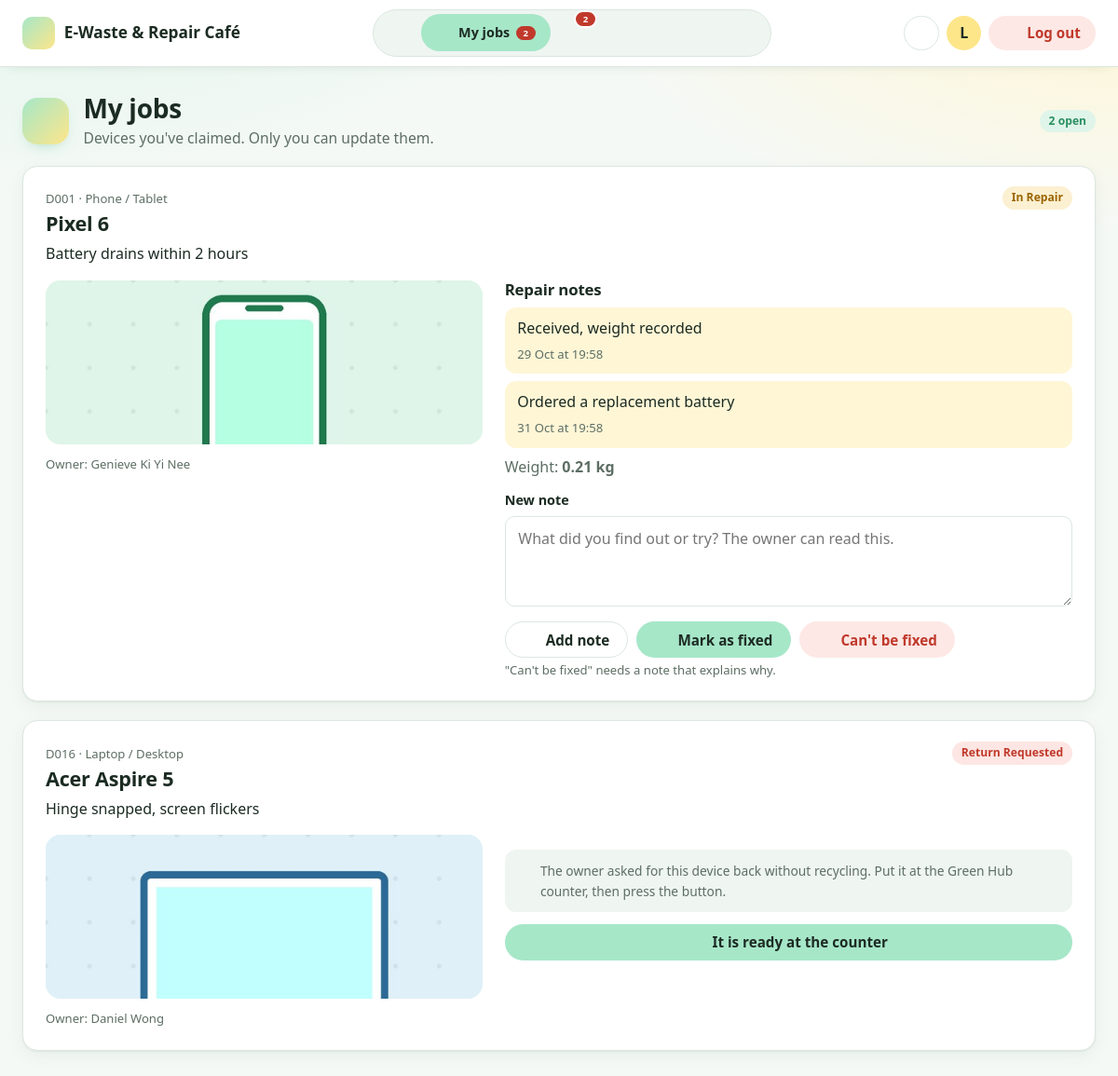
The page /volunteer/my_jobs.php (signed in) on the database its author committed.
### tables this page shows
CREATE TABLE `devices` (
  `deviceID` varchar(10) NOT NULL,
  `submitted_by` varchar(10) NOT NULL,
  `categoryID` varchar(10) NOT NULL,
  `claimed_by` varchar(10) DEFAULT NULL,
  `processed_by` varchar(10) DEFAULT NULL,
  `device_name` varchar(100) NOT NULL,
  `fault_description` varchar(255) NOT NULL,
  `photo_path` varchar(255) NOT NULL,
  `weight_kg` decimal(6,2) DEFAULT NULL,
  `status` enum('Submitted','Cancelled','Dropped Off','Claimed','In Repair','Ready for Collection','Completed','Pending Consent','Return Requested','Awaiting Recycle','Recycled','Returned Unrepaired','Collected Unrepaired','Disposed','Returned Unclaimed') NOT NULL DEFAULT 'Submitted',
  `disposal_method` enum('Certified e-waste recycler','Battery take-back programme','Metal recovery','Harvest parts for repair stock') DEFAULT NULL,
  `terms_accepted` tinyint(1) NOT NULL,
  `recycle_consent` tinyint(1) DEFAULT NULL,
  `submitted_at` datetime NOT NULL DEFAULT current_timestamp(),
  `status_changed_at` datetime NOT NULL DEFAULT current_timestamp(),
  CONSTRAINT `chk_dev_weight` CHECK (`weight_kg` IS NULL OR (`weight_kg` > 0 AND `weight_kg` <= 50)),
  CONSTRAINT `chk_dev_terms` CHECK (`terms_accepted` = 1)
);

CREATE TABLE `categories` (
  `categoryID` varchar(10) NOT NULL,
  `category_name` varchar(50) NOT NULL,
  `multiplier` decimal(7,2) NOT NULL,
  `max_points` int(11) NOT NULL,
  `is_active` tinyint(1) NOT NULL DEFAULT 1,
  CONSTRAINT `chk_cat_multiplier` CHECK (`multiplier` > 0),
  CONSTRAINT `chk_cat_max` CHECK (`max_points` > 0)
);

CREATE TABLE `users` (
  `tp_number` varchar(10) NOT NULL,
  `name` varchar(100) NOT NULL,
  `email` varchar(100) NOT NULL,
  `password` varchar(255) NOT NULL,
  `phone` varchar(15) NOT NULL,
  `is_active` tinyint(1) NOT NULL DEFAULT 1,
  `created_at` datetime NOT NULL DEFAULT current_timestamp()
);

### includes/functions.php (called while the page is built, shortened)
<?php
require_once __DIR__ . '/icons.php';
function e($value)
{
    return htmlspecialchars((string) $value, ENT_QUOTES, 'UTF-8');
}
function db_all($conn, $sql, $types = '', $params = [])
{
    $stmt = $conn->prepare($sql);
    if ($types !== '') $stmt->bind_param($types, ...$params);
    $stmt->execute();
    $result = $stmt->get_result();
    return $result->fetch_all(MYSQLI_ASSOC);
}
function status_class($status)
{
    return 'status-' . strtolower(str_replace(' ', '-', $status));
}
function sql_list($values)
{
    return "'" . implode("', '", $values) . "'";
}
function overdue_sql($statuses, $alias = '')
{
    return $alias . 'status IN (' . sql_list($statuses) . ') AND ' . $alias . 'status_changed_at < NOW() - INTERVAL ' . DEADLINE_DAYS . ' DAY';
}
function require_role($conn, $role, $root)
{
    check_collection_deadlines($conn);
}

### includes/collection_deadlines.php (called while the page is built, shortened)
<?php
function check_collection_deadlines($conn)
{
    require_once __DIR__ . '/volunteer_logic.php';
    $devices = db_all($conn,
        "SELECT deviceID, device_name, status, submitted_by, claimed_by FROM devices WHERE " . overdue_sql(WAITING_FOR_ACTION));
}

### includes/volunteer_logic.php (called while the page is built, shortened)
<?php
function vol_kg($value)
{
    return rtrim(rtrim(number_format((float) $value, 2, '.', ''), '0'), '.') . ' kg';
}
function vol_photo_url($path)
{
    return is_file(__DIR__ . '/../' . $path) ? '../' . $path : null;
}
function vol_my_jobs($conn, $me)
{
    return db_all($conn,
        "SELECT d.deviceID, d.device_name, d.fault_description, d.photo_path, d.weight_kg,
                d.status, d.status_changed_at, c.category_name, u.name AS owner_name
           FROM devices d
           JOIN categories c ON c.categoryID = d.categoryID
           JOIN users u ON u.tp_number = d.submitted_by
          WHERE d.claimed_by = ? AND d.status IN ('Claimed', 'In Repair', 'Return Requested')
          ORDER BY d.status_changed_at ASC, d.deviceID ASC", 's', [$me]);
}
function vol_job_notes($conn, $device_id)
{
    return db_all($conn,
        "SELECT remarks, changed_at FROM device_status_history
          WHERE deviceID = ? AND new_status = 'In Repair' AND remarks IS NOT NULL
          ORDER BY changed_at ASC, historyID ASC", 's', [$device_id]);
}

### volunteer/my_jobs.php (the view, shortened to what this page needs)
<?php
require '../config/db.php';
require '../includes/functions.php';
require_once '../includes/volunteer_logic.php';
require_role($conn, 'volunteer', '../');
$me = $_SESSION['tp_number'];
$jobs = vol_my_jobs($conn, $me);
require '../includes/volunteer_top.php';
?>
<?php if (!$jobs): ?>
    <div class="card"><?php empty_state('check', 'No open jobs. Claim a device from the Repair queue to get started.', '<a class="btn btn-primary" href="repair_queue.php">Open repair queue</a>') ?></div>
<?php else: ?>
    <?php foreach ($jobs as $j):
        $status = $j['status'];
        $photo  = vol_photo_url($j['photo_path']);
        $notes  = $status === 'In Repair' ? vol_job_notes($conn, $j['deviceID']) : [];
        $dom    = e($j['deviceID']);
    ?>
        <article class="card v-job" id="job-<?= $dom ?>">
            <header class="v-job-head">
                <div>
                    <small class="muted"><?= $dom ?> · <?= e($j['category_name']) ?></small>
                    <h2><?= e($j['device_name']) ?></h2>
                    <p class="m-0"><?= e($j['fault_description']) ?></p>
                </div>
                <span class="badge <?= e(status_class($status)) ?>"><?= e($status) ?></span>
            </header>
            <div class="v-job-body">
                <div>
                    <div class="v-thumb v-thumb-big">
                        <?php if ($photo): ?><img src="<?= e($photo) ?>" alt="Photo of <?= e($j['device_name']) ?>" loading="lazy"><?php else: ?><?= icon('device') ?><?php endif; ?>
                    </div>
                    <small class="muted">Owner: <?= e($j['owner_name']) ?></small>
                </div>
                <div>
                <?php if ($status === 'Claimed'): ?>
                    <p class="hint"><?= icon('alert') ?> Collect it from the Green Hub, then confirm that you received it.</p>
                    <form method="post" action="my_jobs.php" novalidate data-validate>
                        <?= csrf_field() ?>
                        <input type="hidden" name="device_id" value="<?= $dom ?>">
                        <input type="hidden" name="action" value="receive">
                        <div class="field">
                            <label for="w-<?= $dom ?>">Weight (kg)</label>
                            <input type="number" id="w-<?= $dom ?>" name="weight_kg" min="0.01" max="50" step="0.01" required
                                   value="<?= e($j['weight_kg'] ?? '') ?>" placeholder="e.g. 0.25">
                            <small class="field-hint">Weigh it at the Green Hub. The points are worked out from it.</small>
                        </div>
                        <button type="submit" class="btn btn-primary btn-block"><?= icon('check') ?> Confirm receipt &amp; start repair</button>
                    </form>
                <?php elseif ($status === 'In Repair'): ?>
                    <h3>Repair notes</h3>
                    <?php foreach ($notes as $n): ?>
                        <div class="v-note">
                            <p><?= e($n['remarks']) ?></p>
                            <small class="muted"><?= e(date('j M \a\t H:i', strtotime($n['changed_at']))) ?></small>
                        </div>
                    <?php endforeach; ?>
                    <p class="muted">
                        <?= $j['weight_kg'] !== null ? 'Weight: <strong>' . e(vol_kg($j['weight_kg'])) . '</strong>'
                                                     : 'Weight not recorded yet. It is needed before you can mark the device as fixed.' ?>
                    </p>
                    <form method="post" action="my_jobs.php" class="v-note-form">
                        <div class="field">
                            <label for="note-<?= $dom ?>">New note</label>
                            <textarea id="note-<?= $dom ?>" name="note" rows="3" maxlength="<?= VOL_NOTE_MAX ?>"
                                      placeholder="What did you find out or try? The owner can read this."></textarea>
                        </div>
                        <div class="btn-row mt-0">
                            <button type="submit" name="action" value="note" class="btn btn-outline"><?= icon('edit') ?> Add note</button>
                            <button type="submit" name="action" value="fixed" class="btn btn-primary"
                                    onclick="return confirm('Mark this device as fixed? The owner will be told to collect it.');"><?= icon('check') ?> Mark as fixed</button>
                            <button type="submit" name="action" value="cannot" class="btn btn-danger"
                                    onclick="return confirm('Mark as NOT fixable? Your note is sent to the owner as the reason.');"><?= icon('x') ?> Can't be fixed</button>
                        </div>
                        <small class="muted">"Can't be fixed" needs a note that explains why.</small>
                    </form>
                <?php else:  ?>
                    <p class="hint"><?= icon('alert') ?> The owner asked for this device back without recycling. Put it at the Green Hub counter, then press the button.</p>
                    <form method="post" action="my_jobs.php">
                        <button type="submit" class="btn btn-primary btn-block"><?= icon('check') ?> It is ready at the counter</button>
                    </form>
                <?php endif; ?>
                </div>
            </div>
        </article>
    <?php endforeach; ?>
<?php endif; ?>
<?php require '../includes/bottom.php'; ?>

### includes/icons.php (shortened to what this page needs)
<?php
function icon($name, $class = '')
{
    $svg = $paths[$name] ?? $paths['box'];
    return '<svg class="icon ' . $class . '" viewBox="0 0 24 24" aria-hidden="true" focusable="false">' . $svg . '</svg>';
}

### rows shown on the page
devices: deviceID "D001", categoryID.category_name "Phone / Tablet", device_name "Pixel 6", fault_description "Battery drains within 2 hours", status "In Repair", photo_path (picture), submitted_by.name "Genieve Ki Yi Nee", remarks "Received, weight recorded", changed_at "29 Oct at 19:58", remarks "Ordered a replacement battery", changed_at "31 Oct at 19:58", weight_kg "0.21 kg", note "What did you find out or try? The owner can read this."
devices: deviceID "D016", categoryID.category_name "Laptop / Desktop", device_name "Acer Aspire 5", fault_description "Hinge snapped, screen flickers", status "Return Requested", photo_path (picture), submitted_by.name "Daniel Wong"

### other values the page prints
$nav_label "My jobs"
$nav_badges[$nav_key] "2"
$initial "L"
$title "My jobs"
$desc "Devices you've claimed. Only you can update them."
$actions "2 open"
